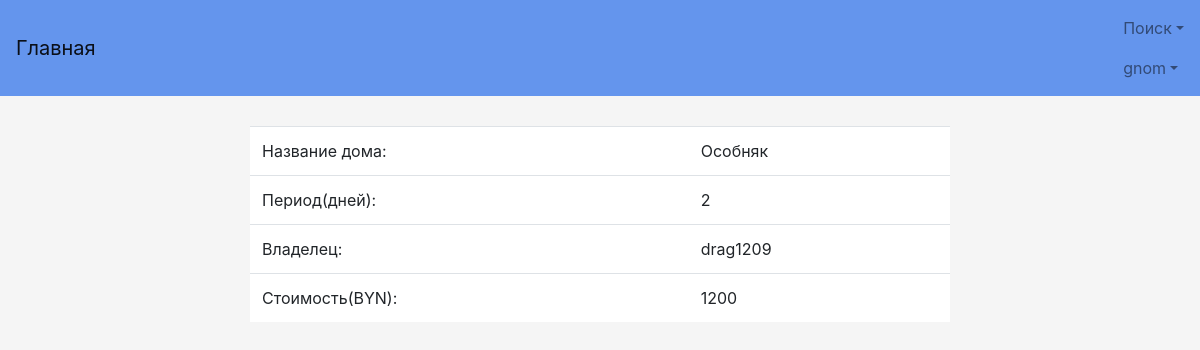
Page /profile/about_auto_payment/21 (signed in) on the committed database.
### TOFI/models.py (models this page shows, shortened)
class MyUser(AbstractBaseUser):
    username = models.CharField(verbose_name='Логин', max_length=50, unique=True)
    password = models.CharField(verbose_name='Пароль', max_length=50)
    name = models.CharField(verbose_name='Имя', max_length=50)
    surname = models.CharField(verbose_name='Фамилия', max_length=50)
    last_name = models.CharField(verbose_name='Отчество', max_length=50)
    age = models.IntegerField(verbose_name='Возраст')
    passport_id = models.CharField(verbose_name='Номер паспорта', max_length=50)
    phone = models.CharField(verbose_name='Телефон', max_length=50)
    address = models.CharField(verbose_name='Адрес', max_length=50)
    email = models.CharField(verbose_name='Электронная почта', max_length=50, unique=True)
    taxpayer_account_number = models.IntegerField(verbose_name='УНН', null=True)
    license_field = models.CharField(verbose_name='Лицензия', max_length=50, null=True)
    ie = models.BooleanField(verbose_name='ИП', default=False)
    balance = models.FloatField(verbose_name='', default=0)
    user_card_id = models.ManyToManyField(UserCard, default=None)
    objects = MyUserManager()
    USERNAME_FIELD = 'username'
    REQUIRED_FIELDS = ['name', 'surname', 'last_name', 'age', 'passport_id', 'phone', 'address', 'email', 'ie']
    is_active = models.BooleanField(default=True)
    reason_block = models.CharField(max_length=100, null=True)
    is_admin = models.BooleanField(default=False)
    is_moder = models.BooleanField(default=False)
    wrong_password_number = models.IntegerField(default=0)

class Rent(models.Model):
    name = models.CharField(verbose_name='Название:', max_length=50)
    address = models.CharField(verbose_name='Адрес:', max_length=50)
    min_rent_time = models.IntegerField(verbose_name='Срок аренды:')
    area = models.IntegerField(verbose_name='Площадь:')
    payment_interval = models.IntegerField(verbose_name='Срок оплаты', default=None, null=True, blank=True)
    date_of_construction = models.IntegerField(verbose_name='Год строительства:', default=None)
    creation_date = models.DateField(default=None)
    other = models.CharField(verbose_name='Другое:', max_length=100)
    cost = models.CharField(verbose_name='Цена аренды:', max_length=50)
    user_login = models.ForeignKey(MyUser, on_delete=models.CASCADE)
    status_rent = models.BooleanField(default=True)  # True - свободно, False - уже арендовано арендой
    images = models.ManyToManyField(ImageModel, default=0)

### user_profile/views.py (the view)
# urls.py: url(r'about_auto_payment/(?P<id_auto>\d*)', views.about_auto_payment, name='AboutAutoPayment'),
def about_auto_payment(request, id_auto):
    if request.user.is_anonymous or not request.user.is_active:
        return HttpResponseRedirect("/login")
    try:
        id_done_rent = models.AutoPayment.objects.get(id=id_auto).quick_payment.rent.id
        house = models.DoneRent.objects.get(id=id_done_rent).id_house
        login_owner = house.user_login
        size = house.cost
        return render(request, 'Profile/AutoPayment/AboutAutoPayment.html', {'name_house': house.name,
                                                                             'min_time_rent': house.min_rent_time,
                                                                             'login_owner': login_owner,
                                                                             'size': size})
    except:
        return HttpResponseRedirect('/profile/auto_payment')

### TOFI/templates/Profile/AutoPayment/AboutAutoPayment.html (shortened to what this page needs)
{% extends "base.html" %}
{% block content %}
    <table class="center table">
        <tr class="padding">
            <td>Название дома: </td>
            <td>{{ name_house }}</td>
        </tr>
        <tr class="padding">
            <td>Период(дней): </td>
            <td>{{ min_time_rent }}</td>
        </tr>
        <tr class="padding">
            <td>Владелец: </td>
            <td>{{ login_owner }}</td>
        </tr>
        <tr class="padding">
            <td>Стоимость(BYN): </td>
            <td>{{ size }}</td>
        </tr>
    </table>
{% endblock %}

### TOFI/templates/base.html (shortened to what this page needs)
{% load staticfiles %}
<!DOCTYPE html>
<html lang="ru">
  <head>
      <link href="https://cdnjs.cloudflare.com/ajax/libs/twitter-bootstrap/4.0.0-alpha.5/css/bootstrap.min.css"
            rel="stylesheet">
      <link href="{% static 'style.css' %}" rel="stylesheet">
      <link href="http://ajax.googleapis.com/ajax/libs/jqueryui/1.8/themes/base/jquery-ui.css" rel="stylesheet"
            type="text/css"/>
      <link href="https://cdnjs.cloudflare.com/ajax/libs/bootstrap-datepicker/1.6.4/css/bootstrap-datepicker.min.css"
            rel="stylesheet" type="text/css">
      <link href="https://cdnjs.cloudflare.com/ajax/libs/bootstrap-datetimepicker/4.17.43/css/bootstrap-datetimepicker.min.css"
            rel="stylesheet" type="text/css">
  </head>
  <body>
  <nav class="navbar navbar-light">
      <a class="navbar-brand" href="{% url 'Main' %}">Главная</a>
      <ul class="nav navbar-nav">
          {% if request.user.is_anonymous %}
              <li class="nav-item active">
                  <a class="nav-link" href="{% url 'Registration' %}">Регистрация<span class="sr-only">(current)</span></a>
              </li>
              <li class="nav-item active">
                  <a class="nav-link" href="{% url 'Login' %}">Вход<span class="sr-only">(current)</span></a>
              </li>
              <li class="nav-item dropdown">
                  <a class="nav-link dropdown-toggle" href="#" id="supportedContentDropdown" data-toggle="dropdown"
                     aria-haspopup="true" aria-expanded="false">Поиск</a>
                  <div class="dropdown-menu" aria-labelledby="supportedContentDropdown">
                      <a class="dropdown-item" href="{% url 'SearchUser' %}">Поиск пользователей</a>
                      <a class="dropdown-item" href="{% url 'SearchRent' %}">Поиск жилья</a>
                      <a class="dropdown-item" href="{% url 'SearchId' %}">Поиск пользователей по Id</a>
                  </div>
              </li>
            {% else %}
              <li class="nav-item dropdown">
                  <a class="nav-link dropdown-toggle" href="#" id="supportedContentDropdown" data-toggle="dropdown"
                     aria-haspopup="true" aria-expanded="false">Поиск</a>
              </li>
              <li class="nav-item dropdown">
                  <a class="nav-link dropdown-toggle" href="#" id="supportedContentDropdown" data-toggle="dropdown"
                     aria-haspopup="true" aria-expanded="false">{{ request.user.username }}</a>
              </li>
          {% endif %}
      </ul>
  </nav>
  <div class="main-body">
      <div class="container">
        {% block content %}
        {% endblock %}
    </div>
  </div>
  </body>
</html>

### TOFI/static/style.css (style rules this page uses)
.center { width: 100%; max-width: 700px; padding: 10px; margin: auto auto 50px; background: white; }
a { color: darkslateblue; }
body { margin: auto; padding-bottom: 0; height: auto; background-color: whitesmoke; link: dodgerblue; }
table { width: 100%; }
.main-body { padding-top: 10px; padding-bottom: auto; margin-top: 20px; }
.padding { padding: 10px; }
.navbar-light { background-color: cornflowerblue; }

### rows in the picture
MyUser: user.username "gnom"
Rent: name "Особняк", cost "1200"
MyUser: username "drag1209"

### other values in the picture
{{ min_time_rent }} "2"
